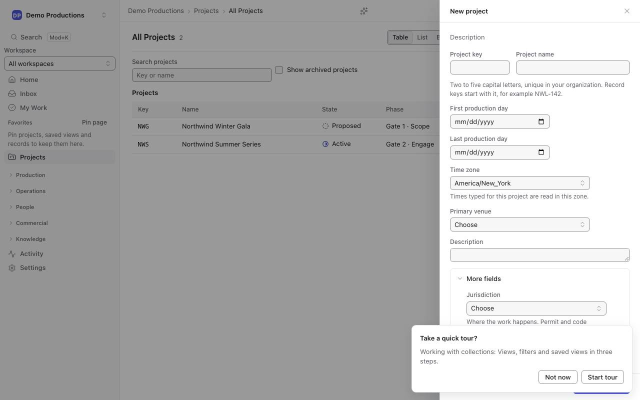
#> input picture legal/qa/visual-review/fixes/A60/A59-002-2-new-project-drawer.before.jpg, 1280 x 800 px (shown at 1/2 size)
$ python -i store-screenshots.py   (imports and definitions only)
#> lines starting #> are read from the running program, lines starting #| are printed output that depends on the picture
#> further down, picture is the input picture: PIL image 1280x800 RGB; mean R, G, B 180.8, 180.8, 180.9
"""Sizes the raw Compass store captures for each store (RRR-113). Run by scripts/store-screenshots.sh.

    python3 store-screenshots.py <raw dir> <display type> <apple locale> <play locale> <store dir>

<display type> is APP_IPHONE_67 (iPhone 6.9-inch captures, 1320 x 2868) or APP_IPHONE_65 (6.5-inch,
1242 x 2688). Each raw-<NN-name>.png is copied unchanged for the App Store. The 6.9-inch captures also
become the Google Play phone screenshots: the iOS status bar is cropped off, the
left and right edge columns are repeated out to a 9:16 frame (so cards and the tab bar keep their own
colours), and the result is scaled to 1080 x 1920, Play's size for promotable phone screenshots.
Needs Pillow (python3 -m pip install pillow).
"""
import os
import sys

from PIL import Image

NAMES = ["01-today", "02-schedule", "03-scan", "04-incident", "05-show"]
APPLE_SIZES = {"APP_IPHONE_67": (1320, 2868), "APP_IPHONE_65": (1242, 2688)}
# Pixels to drop at the top of a 6.9-inch capture: the iOS status bar (simulator captures carry no home
# indicator, and screens with a bottom button run to the bottom edge, so nothing is cut there).
STATUS_BAR_PX = 150
PLAY_SIZE = (1080, 1920)


def play_frame(image: Image.Image) -> Image.Image:
    width, height = image.size
#> width = 1280; height = 800
    body = image.crop((0, STATUS_BAR_PX, width, height))
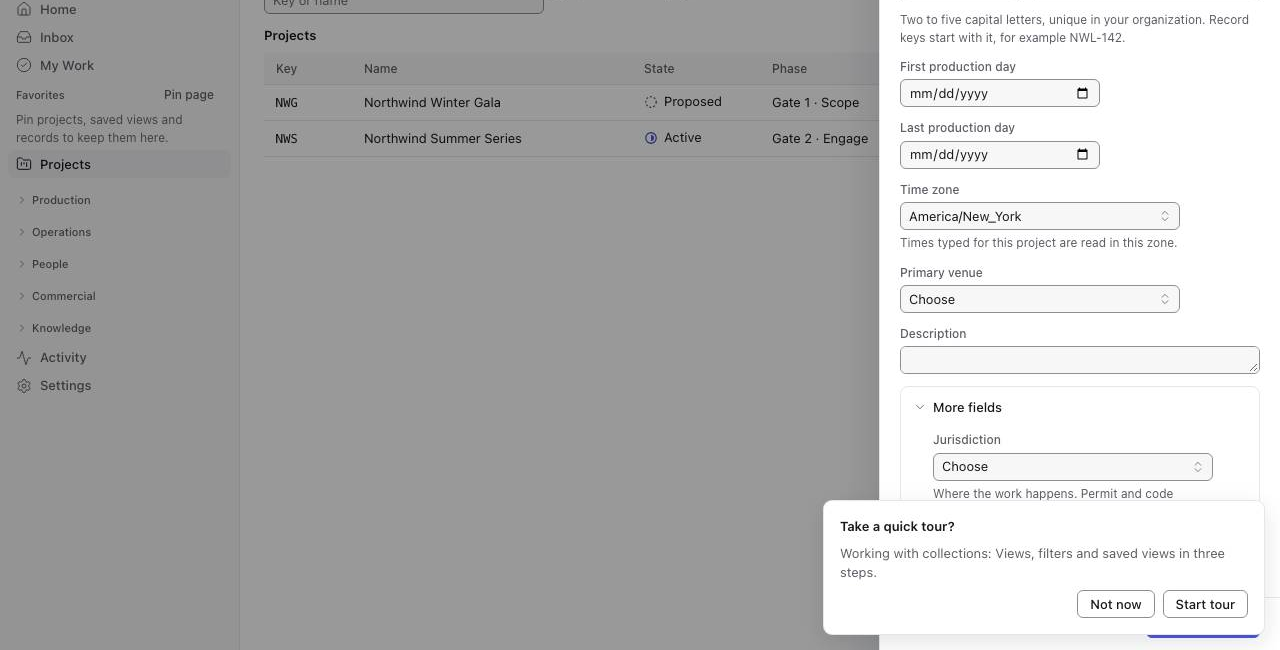
#> body: PIL image 1280x650 RGB; mean R, G, B 181.1, 181.1, 181.2
    target_width = round(body.height * PLAY_SIZE[0] / PLAY_SIZE[1])
#> target_width = 366
    pad = max(0, target_width - width)
#> pad = 0
    left, right = pad // 2, pad - pad // 2
#> left = 0; right = 0
    frame = Image.new("RGB", (width + pad, body.height))
#> frame: PIL image 1280x650 RGB; every value is 0
    frame.paste(body, (left, 0))
    left_edge = body.crop((0, 0, 1, body.height)).resize((left, body.height)) if left else None
    right_edge = body.crop((width - 1, 0, width, body.height)).resize((right, body.height)) if right else None
    if left_edge:
        frame.paste(left_edge, (0, 0))
    if right_edge:
        frame.paste(right_edge, (left + width, 0))
    return frame.resize(PLAY_SIZE, Image.LANCZOS)
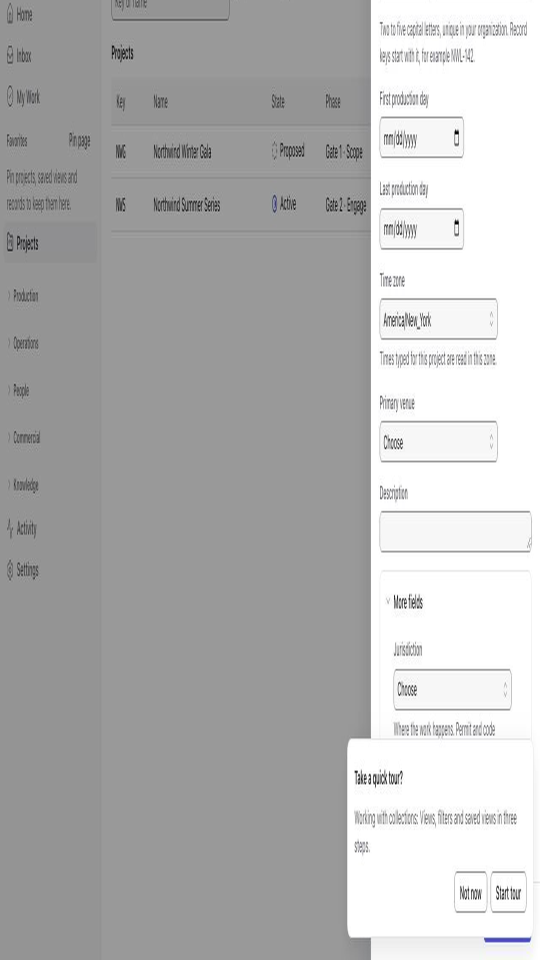
#> returned value: PIL image 1080x1920 RGB (shown at 1/2 size); mean R, G, B 181, 181, 181.1


def main(raw_dir: str, display: str, apple_locale: str, play_locale: str, store_dir: str) -> int:
    expected = APPLE_SIZES[display]
    apple_dir = os.path.join(store_dir, "apple", "screenshot", apple_locale, display)
    play_dir = os.path.join(store_dir, "google-play", play_locale, "phone")
    os.makedirs(apple_dir, exist_ok=True)
    for name in NAMES:
        raw = os.path.join(raw_dir, f"raw-{name}.png")
        image = Image.open(raw).convert("RGB")
        if image.size != expected:
            print(f"{raw} is {image.size}, expected {expected} for {display}")
            return 1
        image.save(os.path.join(apple_dir, f"{name}.png"), optimize=True)
        if display == "APP_IPHONE_67":
            os.makedirs(play_dir, exist_ok=True)
            play_frame(image).save(os.path.join(play_dir, f"{name}.png"), optimize=True)
    print(f"{display} {apple_locale}: {len(NAMES)} screenshots" + (f", Play {play_locale}" if display == "APP_IPHONE_67" else ""))
    return 0


# [2 lines not run here, left out]

>>> from PIL import Image
>>> picture = Image.open('../../../legal/qa/visual-review/fixes/A60/A59-002-2-new-project-drawer.before.jpg')
>>> result = play_frame(picture)
